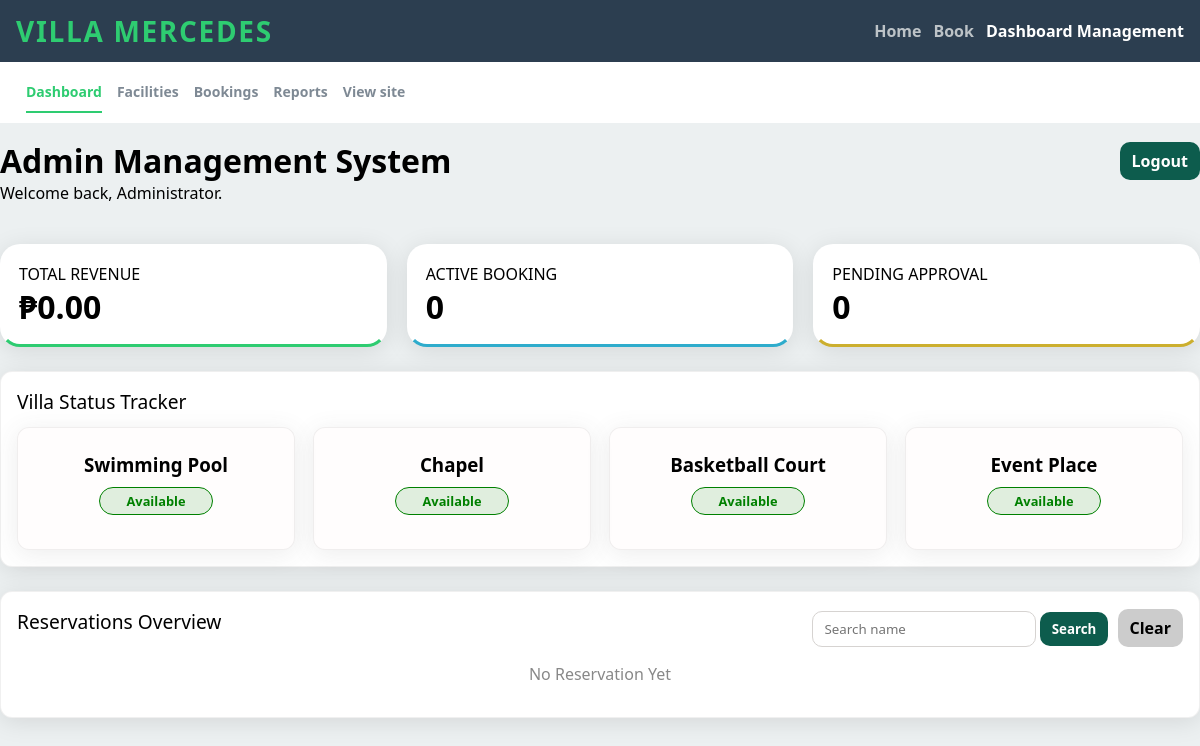
Page /admin/dashboard.php (signed in) on the committed database.
### tables this page shows
CREATE TABLE IF NOT EXISTS `facilities` (
  `id` int NOT NULL AUTO_INCREMENT,
  `name` varchar(255) NOT NULL,
  `description` text NOT NULL,
  `image_filename` varchar(255) DEFAULT NULL,
  `capacity` int NOT NULL,
  `rate_amount` decimal(10,2) NOT NULL,
  `rate_unit` enum('Per Day','Per Session') NOT NULL,
  `created_at` timestamp NULL DEFAULT CURRENT_TIMESTAMP,
  PRIMARY KEY (`id`)
);

### utils/helper.php (called while the page is built, shortened)
<?php
function url(string $path = ''): string
{
    $base = '/villa-mercedes';
    $path = ltrim($path, '/');
    return $base . '/' . $path;
}
function e(?string $value): string
{
    return htmlspecialchars((string) $value, ENT_QUOTES | ENT_HTML5, 'UTF-8');
}

### admin/dashboard.php (the view, shortened to what this page needs)
<?php
require_once '../utils/helper.php';
$currentPage = basename($_SERVER['PHP_SELF']);
$conn =connection();
$stmt = $conn->prepare("SELECT * FROM facilities");
$stmt->execute();
$result = $stmt->get_result();
$search = $_GET['name'] ?? '';
if ($search !== '') {
    $recentStmt = $conn->prepare("
        SELECT b.*, f.name AS facility_name
        FROM bookings b
        LEFT JOIN facilities f ON b.facility_id = f.id
        WHERE b.guest_name LIKE ?
        ORDER BY b.id DESC
        LIMIT 5
    ");
    $likeSearch = "%$search%";
    $recentStmt->bind_param("s", $likeSearch);
} else {
    $recentStmt = $conn->prepare("
        SELECT b.*, f.name AS facility_name
        FROM bookings b
        LEFT JOIN facilities f ON b.facility_id = f.id
        ORDER BY b.id DESC
        LIMIT 5
    ");
}
$recentStmt->execute();
$recentResult = $recentStmt->get_result();
$revenueStmt = $conn->prepare("
    SELECT SUM(payment_amount) AS total_revenue
    FROM bookings
    WHERE status = 'Completed'
    AND payment_status = 'Paid'
");
$revenueStmt->execute();
$revenueResult = $revenueStmt->get_result()->fetch_assoc();
$total_revenue = $revenueResult['total_revenue'] ?? 0;
$activeStmt = $conn->prepare("
    SELECT COUNT(*) AS total
    FROM bookings
    WHERE status = 'Confirmed'
");
$activeStmt->execute();
$activeResult = $activeStmt->get_result()->fetch_assoc();
$active_booking = $activeResult['total'];
$pendingStmt = $conn->prepare("
    SELECT COUNT(*) AS total
    FROM bookings
    WHERE status = 'Pending'
");
$pendingStmt->execute();
$pendingResult = $pendingStmt->get_result()->fetch_assoc();
$pending_approval = $pendingResult['total'];
$occupiedFacilities = [];
?>
<!DOCTYPE html>
<html lang="en">
<head>
    <link rel="stylesheet" href="../resources/css/header-footer.css">
    <link rel="stylesheet" href="../resources/css/admin-nav.css">
    <link rel="stylesheet" href="../resources/css/dashboard.css">
</head>
<body>
    <header>
        <div class="header-container">
            <a href="<?= e(url('index.php')) ?>" class="brand-label">Villa Mercedes</a>
            <div class="header-nav">
                <a href="<?= e(url('index.php')) ?>" class="<?= $currentPage === 'index.php' ? 'is-active' : '' ?>">Home</a>
                <a href="<?= e(url('book.php')) ?>" class="<?= $currentPage === 'book.php' ? 'is-active' : '' ?>">Book</a>
                <a href="<?= e(url('login.php')) ?>" class="<?= $currentPage === 'dashboard.php' ? 'is-active' : '' ?>">
                    <?= isset($_SESSION['user']) ? 'Dashboard Management' : 'Login' ?>
                </a>
            </div>
        </div>
    </header>
    <nav class="admin-subnav">
        <div class="admin-subnav-inner">
            <a href="<?= e(url('admin/dashboard.php')) ?>" class="<?= $currentPage === 'dashboard.php' ? 'is-active' : '' ?>">Dashboard</a>
            <a href="<?= e(url('admin/facilities.php')) ?>" class="<?= $currentPage === 'facilities.php' ? 'is-active' : '' ?>">Facilities</a>
            <a href="<?= e(url('admin/bookings.php')) ?>" class="<?= $currentPage === 'bookings.php' ? 'is-active' : '' ?>">Bookings</a>
            <a href="<?= e(url('admin/reports.php')) ?>" class="<?= $currentPage === 'reports.php' ? 'is-active' : '' ?>">Reports</a>
            <a href="<?= e(url('index.php')) ?>" target="_blank" >View site</a>
        </div>
    </nav>
    <main class="main-dashboard">
        <div class="container page-head">
            <div class="dashboard-title-block">
                <div class="h1-row">
                    <h1>Admin Management System</h1>
                    <a href="<?= e(url('logout.php')) ?>" class="logout-btn">Logout</a>
                </div>
                <p>Welcome back, <?= e($_SESSION['user']['full_name']) ?>.</p>
            </div>
        </div>
        <div class="container summary-container">
            <div class="summary-card monthly">
                <p>TOTAL REVENUE</p>
                <h1><?= e('₱' . number_format($total_revenue, 2)) ?></h1>
            </div>
            <div class="summary-card active-booking">
                <p>ACTIVE BOOKING</p>
                <h1><?= $active_booking ?></h1>
            </div>
            <div class="summary-card pending">
                <p>PENDING APPROVAL</p>
                <h1><?= $pending_approval ?></h1>
            </div>
        </div>
        <div class="container facility-container">
            <p>Villa Status Tracker</p>
            <div class="divider">
                <?php if($result->num_rows > 0): ?>
                    <?php while($row = $result->fetch_assoc()): ?>
                        <div class="facility-card">
                            <h3><?= e($row['name']) ?></h3>
                            <?php
                                $status = in_array($row['id'], $occupiedFacilities)
                                    ? 'Occupied'
                                    : 'Available';
                            ?>
                                <p class="status <?= $status ?>">
                                    <?= $status ?>
                                </p>
                        </div>
                    <?php endwhile;?>
                <?php else: ?>
                    <p class="no-data">No Facilities Yet</p>
                <?php endif; ?>
            </div>
        </div>
        <div class="container recent-reservation">
            <div class="reservation-row">
                <p>Reservations Overview</p>
                <div class="search-form">
                    <form action="" method="get">
                        <input type="text" name="name" id="name" placeholder="Search name">
                        <button type="submit">Search</button>
                        <a href="dashboard.php" class="clear-button">Clear</a>
                    </form>
                </div>
            </div>
            <div class="reservation-table">
               <?php if ($recentResult->num_rows > 0): ?>
                    <table>
                        <thead>
                            <tr>
                                <th>Guest</th>
                                <th>Facility</th>
                                <th>Status</th>
                            </tr>
                        </thead>
                        <tbody>
                        <?php while ($row = $recentResult->fetch_assoc()): ?>
                            <tr>
                                <td><?= e($row['guest_name']) ?></td>
                                <td><?= e($row['facility_name']) ?></td>
                                <td>
                                    <span class="status <?= $row['status'] ?>">
                                        <?= e($row['status']) ?>
                                    </span>
                                </td>
                            </tr>
                        <?php endwhile; ?>
                        </tbody>
                    </table>
                        <?php else: ?>
                            <p class="no-data">No Reservation Yet</p>
                        <?php endif; ?>
                </div>
        </div>
    </main>
</body>
</html>

### resources/css/header-footer.css (style rules this page uses)
* { box-sizing: border-box; padding: 0; margin: 0; font-family: 'Segoe UI', Tahoma, "Geneva", Verdana, sans-serif; }
html { background-color: #ECF0F1; }
header { background-color: #2c3e50; }
.header-container { max-width: 75rem; margin: 0 auto; display: flex; justify-content: space-between; padding: 0.75rem 1rem; align-items: center; }
.brand-label { font-size: 28px; font-weight: 700; letter-spacing: 0.06em; text-transform: uppercase; color: #2ecc71; text-decoration: none; }
.header-nav { display: flex; align-items: center; gap: 0.75rem; }
.header-nav a { color: #bdc3c7; font-weight: 600; font-size: 16px; text-decoration: none; }
.header-nav a.is-active { color: #fff; }

### resources/css/admin-nav.css (style rules this page uses)
.admin-subnav { background-color: #FFFFFF; padding: 10px 10px; }
.admin-subnav-inner { max-width: 75rem; margin: 0 auto; padding: 0 1rem; display: flex; gap: .9375rem; }
.admin-subnav-inner a { color: #2c3e509c; text-decoration: none; font-weight: 600; font-size: .875rem; padding: .625rem 0; display: inline-block; }
.admin-subnav-inner a.is-active { color: #2ecc71; border-bottom: 2px solid #2ecc71; }

### resources/css/dashboard.css (style rules this page uses)
.main-dashboard { display: block; }
.container { width: 100%; max-width: 75rem; margin: 1.5rem auto; padding: 1rem 0; }
.page-head { padding: 0; margin-top: 0; }
.dashboard-title-block { padding: 1rem 0; width: 100%; }
.h1-row { display: flex; justify-content: space-between; align-items: center; }
.logout-btn, .search-form button { background-color: #0d5c4d; color: #fff; padding: 0.5rem 0.75rem; border-radius: 0.625rem; text-decoration: none; font-weight: 600; border: none; }
.summary-container { padding: 0; display: flex; margin: 0.3125rem auto; gap: 1.25rem; }
.summary-card { border-radius: 20px; box-shadow: 0 4px 24px rgba(0, 0, 0, 0.1); width: 100%; padding: 1rem; border: 3px solid transparent; background-color: #fff; }
.monthly { border-bottom-color: #2ecc71; }
.active-booking { border-bottom-color: #2eaccc; }
.pending { border-bottom-color: #ccaf2e; }
.facility-container, .recent-reservation { background-color: #fff; box-shadow: 0 4px 24px rgba(0, 0, 0, 0.1); padding: 1rem; border-radius: .75rem; border: #8686861f 1px solid; }
.reservation-row > p, .facility-container > p { font-size: 1.2rem; font-weight: 500; margin-bottom: 12px; }
.divider { display: flex; gap: 18px; }
.facility-card { width: 100%; text-align: center; padding: 1.5rem; border-radius: .75rem; background-color: #fff9f94b; border: #8686861f 1px solid; box-shadow: 0 4px 24px rgba(80, 79, 79, 0.1); display: inline-block; }
.status { width: 50%; margin: 10px auto; border-radius: 20px; font-weight: 700; }
.Available { color: green; background-color: rgba(0, 128, 49, 0.185); border: green 1px solid; }
.no-data { text-align: center; color: #888; padding: 1rem 0; }
.reservation-row { display: flex; justify-content: space-between; align-items: center; }
.search-form { display: flex; gap: 1rem; }
.search-form input { padding: 0.5rem 0.75rem; border-radius: 10px; border: 1px solid #d6d3d1; }
.status { padding: 4px 10px; border-radius: 20px; font-size: 0.8rem; font-weight: 600; display: inline-block; }
.Available { color: green; background: rgba(0, 128, 0, 0.12); }
.clear-button { font-family: 'Segoe UI', Tahoma, "Geneva", Verdana, sans-serif; display: inline-block; padding: 0.5rem 0.75rem; background: #ccc; color: #000; border-radius: 10px; text-decoration: none; font-weight: 600; margin-left: 5px; }

### rows in the picture
facilities: name "Swimming Pool", id "Available"
facilities: name "Chapel", id "Available"
facilities: name "Basketball Court", id "Available"
facilities: name "Event Place", id "Available"

### other values in the picture
$_SESSION['user']['full_name'] "Administrator"
$active_booking "0"
$pending_approval "0"
